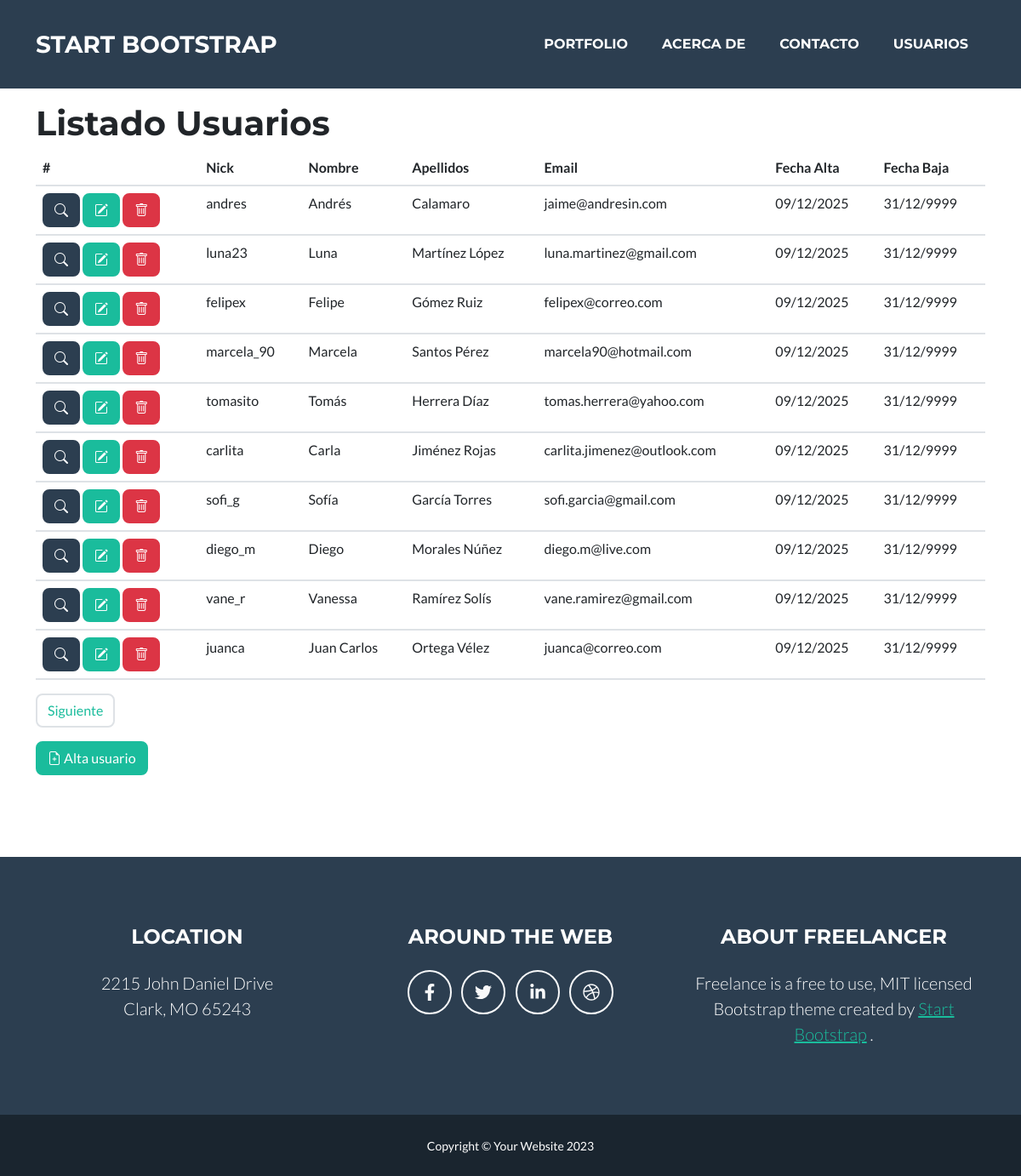
Screenshot of /usuarios/ with the database file from the repository.
### tables this page shows
CREATE TABLE usuarios(
     id            INT NOT NULL AUTO_INCREMENT PRIMARY KEY
    ,nick          VARCHAR(255) NOT NULL
    ,nombre        VARCHAR(255)
    ,apellidos     VARCHAR(255)
    ,email         VARCHAR(255)
    ,password      VARCHAR(255)
    ,fecha_alta    DATE DEFAULT (CURRENT_DATE)
    ,fecha_baja    DATE DEFAULT ("99991231")

     
    ,usuario_alta      VARCHAR(255)
    ,ip_alta           CHAR(15)
    ,fecha_sis_alta    TIMESTAMP

    ,usuario_modi  VARCHAR(255)
    ,ip_modi       CHAR(15)
    ,fecha_modi    TIMESTAMP

    ,KEY (email)

);

### includes/campo.php (called while the page is built, shortened)
<?php
    class Campo
    {
        private static $instancia = null;
        private static $val = array();
        private function __construct()
        {
            foreach($_GET as $campo => $valor)
            {
                if (self::comprobar_inyeccion($valor))
                {
                    self::$val[$campo] = $valor;
                }
            }
        }
        public static function getInstancia(): Campo {
            if (self::$instancia == null){
                self::$instancia = new Campo();
            }
            return self::$instancia;
        }
        static function val($campo,$set_value = '')
        {
            if(empty($set_value))
            {
                return self::$val[$campo];
            }
            else
            {
                self::$val[$campo] = $set_value;
            }
        }
        static function comprobar_inyeccion($valor)
        {
            return True;
        }
    }

### includes/idioma.php (called while the page is built, shortened)
<?php
class Idioma
{
    private static $instancia = null;
    public static $lit = array();
    private function __construct($idioma='ES')
    {
        $descriptor = fopen($_SERVER['DOCUMENT_ROOT'] .'/lang/es.txt','r');
        if($descriptor)
        {
            while ($linea = fgets($descriptor))
            {
                $linea = trim($linea);
                $partes_linea = explode(':',$linea);
                self::$lit[$partes_linea[0]] = $partes_linea[1];
            }
        }
    }
    public static function getInstancia(): Idioma {
        if (self::$instancia == null){
            self::$instancia = new Idioma();
        }
        return self::$instancia;
    }
    static function lit($campo)
    {
        return self::$lit[$campo];
    }
}

### includes/elementos/hidden.php (called while the page is built, shortened)
<?php
    class Hidden extends Elemento
    {
        function __construct($datos=[])
        {
            $datos['type']      = 'hidden';
            $datos['esqueleto'] = False;
            $datos['disabled']  = '';
        }
    }

### includes/elementos/password.php (called while the page is built, shortened)
<?php
    class Password extends Elemento
    {
        function __construct($datos=[])
        {
            $datos['type'] = 'password';
        }
    }

### includes/elementos/iemail.php (called while the page is built, shortened)
<?php
    class IEmail extends Elemento
    {
        function __construct($datos=[])
        {
            $datos['type'] = 'email';
        }
    }

### includes/modelos/base.php (called while the page is built, shortened)
<?php
class Base
{
    function get_rows($consulta=[])
    {
        $select = is_null($consulta['select']) ? '*': $consulta['select'];
        $limit  = is_null($consulta['limit'])  ? '' : 'LIMIT '. $consulta['limit'];
        $offset = is_null($consulta['offset']) ? '' : 'OFFSET '. $consulta['offset'];
        $where = '';
        $wheremayor = '';
        if(!is_null($consulta['wheremayor']))
        {
            foreach($consulta['wheremayor'] as $clave => $valor)
            {
                $wheremayor .= " {$clave} > '{$valor}' AND";
            }
            $wheremayor = substr($wheremayor,0,-4);
        }
        if ($where != ''  || $wheremayor != '')
        {
            $sqlwhere = 'WHERE '. $where . $wheremayor;
        }
        $sql = "
            SELECT {$select}
            FROM {$this->tabla}
            {$sqlwhere}
            {$limit}
            {$offset}
        ";
        $query = new Query($sql);
        $devolver = [];
        while ($registro = $query->recuperar())
        {
            $devolver[] = $registro;
        }
        return $devolver;
    }
}

### includes/modelos/usuario.php (called while the page is built)
<?php
class Usuario extends Base
{
    function __construct()
    {
        $this->tabla = 'usuarios';
    }
}

### includes/bbdd/bbdd.php (called while the page is built, shortened)
<?php
    class BBDD{
        private static $instancia = null;
        private mysqli $conexion;
        private string $host     = '127.0.0.1';
        private string $usuario  = 'lanzarote';
        private string $password = 'Ghuali21!';
        private string $baseDatos = 'lanzarote';
        private function __construct()
        {
            $this->conexion = new mysqli(
                 $this->host
                ,$this->usuario
                ,$this->password
                ,$this->baseDatos
            );
            $this->conexion->set_charset("utf8mb4");
        }
        public static function getInstancia(): BBDD {
            if (self::$instancia == null){
                self::$instancia = new BBDD();
            }
            return self::$instancia;
        }
        public function getConexion(): mysqli {
            return $this->conexion;
        }
    }

### includes/bbdd/query.php (called while the page is built, shortened)
<?php
    class Query{
        private $resultado = null;
        public function __construct(string $sql)
        {
            $this->conexion = BBDD::getInstancia()->getConexion();
            $this->resultado = $this->conexion->query($sql);
            return $this;
        }
        public function recuperar(){
            $registro = $this->resultado->fetch_assoc();
            if ($registro == null)
            {
                $this->resultado = null;
            }
            return $registro;
        }
    }

### includes/general.php (called while the page is built, shortened)
<?php
function fmto_fecha($aaaammdd,$separador = '/')
{
    $aaaammdd = str_replace('-','',$aaaammdd);
    $anho = substr($aaaammdd,0,4);
    $mes  = substr($aaaammdd,4,2);
    $dia  = substr($aaaammdd,6,2);
    return "{$dia}{$separador}{$mes}{$separador}{$anho}";
}
spl_autoload_register(function ($class) {
    switch($class)
    {
        case 'Query':
            require_once "includes/bbdd/query.php";
        break;
        case 'BBDD':
            require_once "includes/bbdd/bbdd.php";
        break;
        case 'Template':
            require_once "includes/template.php";
        break;
        case 'Idioma':
            require_once "includes/idioma.php";
        break;
        case 'UsuarioController':
            require_once "includes/paginas/usuario.controller.php";
        break;
        case 'Campo':
            require_once "includes/campo.php";
        break;
        case 'Elemento':
            require_once "includes/elementos/elemento.php";
        break;
        case 'Text':
            require_once "includes/elementos/text.php";
        break;
        case 'Password':
            require_once "includes/elementos/password.php";
        break;
        case 'Hidden':
            require_once "includes/elementos/hidden.php";
        break;
        case 'IEmail':
            require_once "includes/elementos/iemail.php";
        break;
        case 'Formulario':
            require_once "includes/formulario.php";
        break;
        case 'Base':
                require_once "includes/modelos/base.php";
        break;
        case 'Usuario':
                require_once "includes/modelos/usuario.php";
        break;
    }
});

### includes/paginas/usuario.controller.php (the view, shortened to what this page needs)
<?php
class UsuarioController
{
    static function pintar()
    {
        $contenido = '';
        switch(Campo::val('oper'))
        {
            default:
                $contenido = self::listado();
            break;
        }
        if (Campo::val('modo') != 'ajax')
        {
            $h1cabecera = "<h1>". Idioma::lit('titulo'.Campo::val('oper'))." ". Idioma::lit(Campo::val('seccion')) ."</h1>";
        }
        return "
        <div class=\"container contenido\">
        <section class=\"page-section usuarios\" id=\"usuarios\">
            {$h1cabecera}
            {$contenido}
        </section>
        </div>
        ";
    }
    static function listado()
    {
        if(is_numeric(Campo::val('pagina')))
        {
            $pagina = Campo::val('pagina');
            $offset = LISTADO_TOTAL_POR_PAGINA * $pagina;
        }
        else{
            $offset = '0';
        }
        $pagina++;
        $usuario = new Usuario();
        $datos_consulta = $usuario->get_rows([
             'wheremayor' => [
                'fecha_baja' => date('Ymd')
            ]
            ,'limit'  => LISTADO_TOTAL_POR_PAGINA
            ,'offset' => $offset
        ]);
        $listado_usuarios= '';
        $total_registros = 0;
        foreach($datos_consulta as $indice => $registro)
        {
            $botonera = "
                <a onclick=\"fetchJSON('/usuarios/cons/{$registro['id']}?modo=ajax')\" data-bs-toggle=\"modal\" data-bs-target=\"#ventanaModal\" class=\"btn btn-secondary\"><i class=\"bi bi-search\"></i></a>
                <a onclick=\"fetchJSON('/usuarios/modi/{$registro['id']}?modo=ajax')\" data-bs-toggle=\"modal\" data-bs-target=\"#ventanaModal\" class=\"btn btn-primary\"><i class=\"bi bi-pencil-square\"></i></a>
                <a href=\"/usuarios/baja/{$registro['id']}\" class=\"btn btn-danger\"><i class=\"bi bi-trash\"></i></a>
            ";
            $listado_usuarios .= "
                <tr>
                    <th style=\"white-space:nowrap\" scope=\"row\">{$botonera}</th>
                    <td>{$registro['nick']}</td>
                    <td>{$registro['nombre']}</td>
                    <td>{$registro['apellidos']}</td>
                    <td>{$registro['email']}</td>
                    <td>". fmto_fecha($registro['fecha_alta']) . "</td>
                    <td>". fmto_fecha($registro['fecha_baja']) . "</td>
                </tr>
            ";
            $total_registros++;
        }
        $barra_navegacion = Template::navegacion($total_registros,$pagina);
        return "
            <table class=\"table\">
            <thead>
                <tr>
                <th scope=\"col\">#</th>
                <th scope=\"col\">Nick</th>
                <th scope=\"col\">Nombre</th>
                <th scope=\"col\">Apellidos</th>
                <th scope=\"col\">Email</th>
                <th scope=\"col\">Fecha Alta</th>
                <th scope=\"col\">Fecha Baja</th>
                </tr>
            </thead>
            <tbody>
            {$listado_usuarios}
            </tbody>
            </table>
            {$barra_navegacion}
            <a href=\"/usuarios/alta\" class=\"btn btn-primary\"><i class=\"bi bi-file-earmark-plus\"></i> Alta usuario</a>
            ";
    }
}

### index.php
<?php
    require "includes/general.php";
    if (Campo::val('modo') == 'ajax')
    {
        header('Content-Type: application/json');
        $salida = [];
        $salida['titulo'] = Idioma::lit('titulo'.Campo::val('oper'))." ". Idioma::lit(Campo::val('seccion'));
        $salida['contenido'] = Template::seccion(Campo::val('seccion'));
        echo json_encode($salida);
    }
    else
    {
        echo Template::header(Idioma::lit('title_'.Campo::val('seccion')));
        echo Template::nav();
        echo Template::seccion(Campo::val('seccion'));
    }
    if (Campo::val('modo') != 'ajax')
    {
        echo Template::footer();
    }
?>

### includes/template.php (shortened to what this page needs)
<?php
    class Template
    {
        public function __construct($templateDir='tpl')
        {
            $this->templateDir = rtrim($templateDir,'/');
        }
        public function render($file,$vars = [])
        {
            $path = "{$this->templateDir}/{$file}.tpl";
            $contenido = file_get_contents($path);
            foreach($vars as $key => $value)
            {
                $contenido = preg_replace('/{{\s*'. preg_quote($key,'/') .'\s*}}/', htmlspecialchars($value),$contenido );
            }
            return $contenido;
        }
        static function header($titulo,$descripcion='',$author='1DAW')
        {
            $template = new Template();
            return $template->render('header',[
                'titulo'      => $titulo
               ,'description' => $descripcion
               ,'author'      => $author
            ]);
        }
        static function nav()
        {
            $template = new Template();
            return $template->render('navegacion',[
                'portfolio' => Idioma::lit('portfolio')
               ,'acercade'  => Idioma::lit('acercade')
               ,'contacto'  => Idioma::lit('contacto')
               ,'usuarios'  => Idioma::lit('usuarios')
            ]);
        }
        static function footer(){
            $template = new Template();
            return $template->render('footer');
        }
        static function seccion($seccion)
        {
            switch($seccion)
            {
                case 'usuarios':
                    $contenido = UsuarioController::pintar();
                break;
            }
            return $contenido;
        }
        static function navegacion($total_registros, $pagina)
        {
            $pagina_siguiente = ($total_registros == LISTADO_TOTAL_POR_PAGINA)?  "<li class=\"page-item\"><a class=\"page-link\" href=\"/usuarios/{$pagina}\">Siguiente</a></li>" : '';
            $pagina_anterior  = ($pagina != 1)? "<li class=\"page-item\"><a class=\"page-link\" href=\"/usuarios/". ($pagina-2) ."\">Anterior</a></li>" : '';
            return "
                <nav>
                    <ul class=\"pagination\">
                        {$pagina_anterior}
                        {$pagina_siguiente}
                    </ul>
                </nav>
            ";
        }
    }

### css/estilos.css (style rules this page uses)
.contenido { margin-top:25px; }

### rows the page displays
usuarios: nick "andres", nombre "Andrés", apellidos "Calamaro", email "jaime@andresin.com", fecha_alta "09/12/2025", fecha_baja "31/12/9999"
usuarios: nick "luna23", nombre "Luna", apellidos "Martínez López", email "luna.martinez@gmail.com", fecha_alta "09/12/2025", fecha_baja "31/12/9999"
usuarios: nick "felipex", nombre "Felipe", apellidos "Gómez Ruiz", email "felipex@correo.com", fecha_alta "09/12/2025", fecha_baja "31/12/9999"
usuarios: nick "marcela_90", nombre "Marcela", apellidos "Santos Pérez", email "marcela90@hotmail.com", fecha_alta "09/12/2025", fecha_baja "31/12/9999"
usuarios: nick "tomasito", nombre "Tomás", apellidos "Herrera Díaz", email "tomas.herrera@yahoo.com", fecha_alta "09/12/2025", fecha_baja "31/12/9999"
usuarios: nick "carlita", nombre "Carla", apellidos "Jiménez Rojas", email "carlita.jimenez@outlook.com", fecha_alta "09/12/2025", fecha_baja "31/12/9999"
usuarios: nick "sofi_g", nombre "Sofía", apellidos "García Torres", email "sofi.garcia@gmail.com", fecha_alta "09/12/2025", fecha_baja "31/12/9999"
usuarios: nick "diego_m", nombre "Diego", apellidos "Morales Núñez", email "diego.m@live.com", fecha_alta "09/12/2025", fecha_baja "31/12/9999"
usuarios: nick "vane_r", nombre "Vanessa", apellidos "Ramírez Solís", email "vane.ramirez@gmail.com", fecha_alta "09/12/2025", fecha_baja "31/12/9999"
usuarios: nick "juanca", nombre "Juan Carlos", apellidos "Ortega Vélez", email "juanca@correo.com", fecha_alta "09/12/2025", fecha_baja "31/12/9999"

### other values shown
Template::nav() "START BOOTSTRAP PORTFOLIO ACERCA DE CONTACTO USUARIOS"
Idioma::lit('titulo'.Campo::val('oper')) "Listado"
Idioma::lit(Campo::val('seccion')) "Usuarios"
Template::footer() "LOCATION 2215 John Daniel Drive Clark, MO 65243 AROUND THE WEB ABOUT FREELANCER Freelance is a free to use, MIT licensed Bootstrap theme created by Start Bootstrap . Copyright © Your Website 2023"
